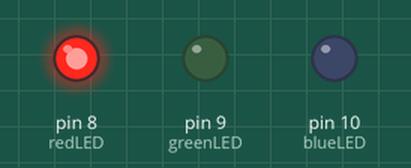
Recording of a sketch running on a simulated Arduino Uno, built with avr-gcc and run on an emulated ATmega328P. Parts: output pins drawn as LEDs (lit = HIGH).

Above: at 0.02 s.
At 0.62 s:
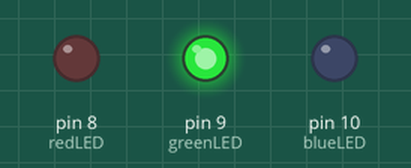
At 3.2 s:
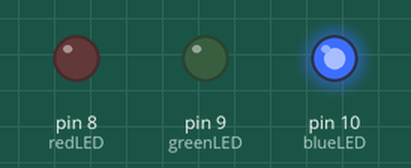
At 8.7 s:
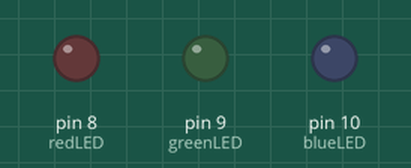
Timing chart, 0 to 13.0 s (numbered marks = the images above):
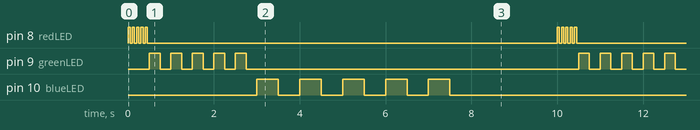

The sketch:

arduino_project2_ledsup_diff_time_delay.ino
```cpp
int redLED = 8;
int red_led_dit = 50;

int greenLED = 9;
int green_led_dit = 250;

int blueLED = 10;
int blue_led_dit = 500;

int long_delay = 2000;

void setup(){

pinMode(redLED, OUTPUT);
pinMode(greenLED, OUTPUT);
pinMode(blueLED, OUTPUT);

}

void loop(){

for(int i = 0; i < 5; i++){
  digitalWrite(redLED,HIGH);
  delay(red_led_dit);
  digitalWrite(redLED,LOW);
  delay(red_led_dit);
}

for(int i = 0; i < 5; i++){
  digitalWrite(greenLED,HIGH);
  delay(green_led_dit);
  digitalWrite(greenLED,LOW);
  delay(green_led_dit);
}

for(int i = 0; i < 5; i++){
  digitalWrite(blueLED,HIGH);
  delay(blue_led_dit);
  digitalWrite(blueLED,LOW);
  delay(blue_led_dit);
}

delay(long_delay);

}
```

Measured:
- by itself, pin 8 (redLED): repeats every 10.0 s: 4 × (LOW 0.05 s, HIGH 0.05 s), LOW 9.6 s, HIGH 0.05 s
- by itself, pin 9 (greenLED): repeats every 10.0 s: 4 × (LOW 0.25 s, HIGH 0.25 s), LOW 7.8 s, HIGH 0.25 s
- by itself, pin 10 (blueLED): repeats every 10.0 s: 4 × (LOW 0.50 s, HIGH 0.50 s), LOW 5.5 s, HIGH 0.50 s
